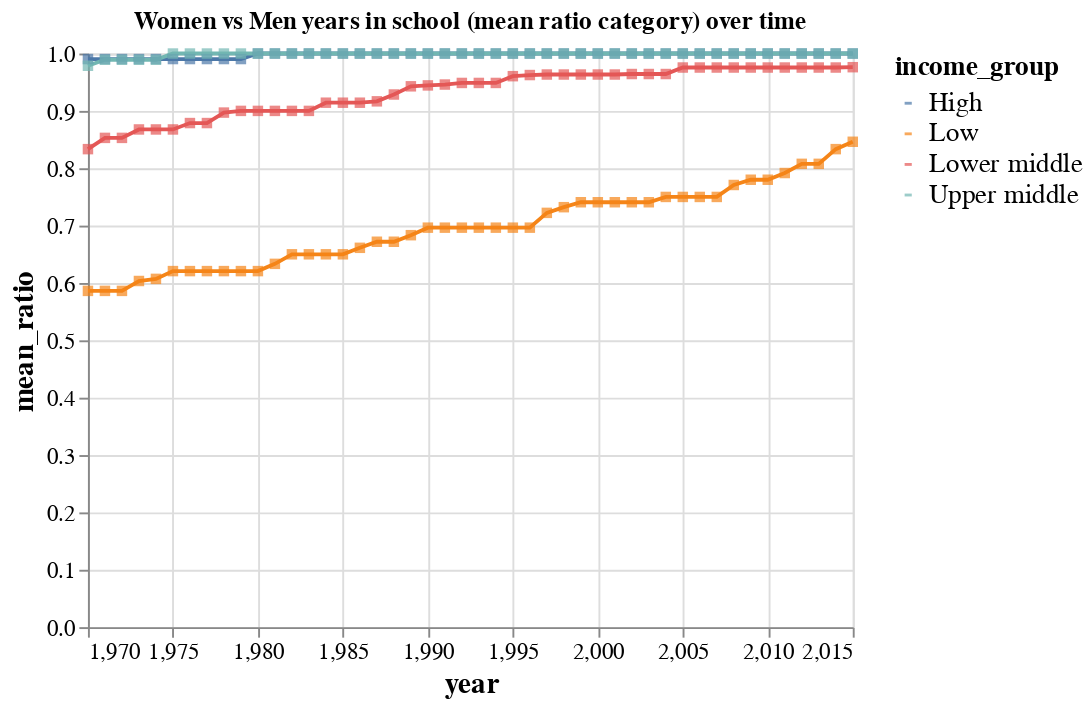

Notebook cell for this chart:
### Markdown cell above
<div class="alert alert-info" style="color:black">

### Question 3.1
rubric={accuracy:2,quality:1,viz:2}

<h4>
Python
</h4>
<ol type="1">
<li>Compute a new column in your dataframe that represents the ratio between the number of years in school for women and men (calculate it so that the value 1 means as many years for both, and 0.5 means half as many for women compared to men).</li>
<li>Filter the dataframe to only contain value from 1970 - 2015, since those are the years where the education data has been recorded. Again you can either create a new variable or perform the filtering as you pass the data to the plotting function.</li>
<li>Create a line plot showing how the ratio of women’s of men’s years in school has changed over time. Group the data by income group and plot the mean for each group.</li>
<li>Use layering to add a square mark for every data point in your line plot (so one per yearly mean in each group).</li>
</ol>

</div>

### Code cell
# YOUR PYTHON ANSWER GOES HERE
# Adding newe column 'ratio' = years in school woman | years in school men (1=many years for both, 0.5=half as many for women compare to men)
ratio_raw = gm["years_in_school_women"] / gm["years_in_school_men"]

gm["ratio"] = np.select(
    [
        ratio_raw.between(0.6, 1.5),   # similar
        ratio_raw.between(0.1, 0.5),    # about half
    ],
    [
        1.0,
        0.5,
    ],
    default=np.nan
)

# Filter/create new data frame to only contain value from 1970-2015 in 'year'
gm_filtered2 = gm[(gm['year'] >= 1970) & (gm['year'] <= 2015)].copy()

# plot ratio of women years in school and men years in school (y) over year (x), Group by income, plot mean for each group
gm_yearly = gm_filtered2.groupby(["year", "income_group"], as_index=False)["ratio"].mean().rename(columns={"ratio": "mean_ratio"})

gm_chartline = alt.Chart(gm_yearly).mark_line().encode(
    x='year',
    y='mean_ratio',
    color='income_group'
).properties(
    title='Women vs Men years in school (mean ratio category) over time'
)

# layering with sqaure mark for every data point in the line plot (one per yearly mean in income group)
gm_chartsquare = alt.Chart(gm_yearly).mark_square().encode(
    x='year',
    y='mean_ratio',
    color='income_group')

gm_chartline + gm_chartsquare

### Figure 1 — Vega specification as saved in the notebook (floating-point values rounded to 4 significant figures; data arrays with more than 128 entries replaced by an {"elided": "..."} marker saying what was removed)
{"$schema": "https://vega.github.io/schema/vega/v5.json", "data": [{"name": "source_0", "values": {"elided": "184 records"}}, {"name": "data_0", "values": {"elided": "184 records"}}, {"name": "source_0_color_domain_income_group_0", "values": [{"income_group": "High"}, {"income_group": "Low"}, {"income_group": "Lower middle"}, {"income_group": "Upper middle"}]}, {"name": "data_0_color_domain_income_group_1", "values": [{"income_group": "High"}, {"income_group": "Low"}, {"income_group": "Lower middle"}, {"income_group": "Upper middle"}]}], "marks": [{"type": "group", "name": "layer_0_pathgroup", "from": {"facet": {"data": "source_0", "name": "faceted_path_layer_0_main", "groupby": ["income_group"]}}, "encode": {"update": {"height": {"field": {"signal": null, "datum": null, "group": "height", "parent": null}}, "width": {"field": {"signal": null, "datum": null, "group": "width", "parent": null}}}}, "marks": [{"type": "line", "name": "layer_0_marks", "from": {"data": "faceted_path_layer_0_main"}, "sort": {"field": "x"}, "encode": {"update": {"stroke": {"field": "income_group", "scale": "color"}, "x": {"field": "year", "scale": "x"}, "y": {"field": "mean_ratio", "scale": "y"}, "defined": {"signal": "isValid(datum[\"year\"]) && isFinite(+datum[\"year\"]) && isValid(datum[\"mean_ratio\"]) && isFinite(+datum[\"mean_ratio\"])"}}}, "style": ["line"]}]}, {"type": "symbol", "name": "layer_1_marks", "from": {"data": "data_0"}, "encode": {"update": {"x": {"field": "year", "scale": "x"}, "y": {"field": "mean_ratio", "scale": "y"}, "shape": {"value": "square"}, "fill": {"field": "income_group", "scale": "color"}, "opacity": {"value": 0.7}}}, "style": ["square"]}], "scales": [{"name": "x", "type": "linear", "domain": {"fields": [{"data": "source_0", "field": "year"}, {"data": "data_0", "field": "year"}]}, "range": [0, {"signal": "width"}], "nice": true, "zero": false}, {"name": "y", "type": "linear", "domain": {"fields": [{"data": "source_0", "field": "mean_ratio"}, {"data": "data_0", "field": "mean_ratio"}]}, "range": [{"signal": "height"}, 0], "zero": true, "nice": true}, {"name": "color", "type": "ordinal", "domain": {"fields": [{"data": "source_0_color_domain_income_group_0", "field": "income_group"}, {"data": "data_0_color_domain_income_group_1", "field": "income_group"}], "sort": true}, "range": "category"}], "axes": [{"scale": "x", "aria": false, "zindex": 0, "grid": true, "labels": false, "ticks": false, "minExtent": 0, "tickCount": {"signal": "ceil(width/40)"}, "gridScale": "y", "maxExtent": 0, "domain": false, "orient": "bottom"}, {"scale": "y", "tickCount": {"signal": "ceil(height/40)"}, "orient": "left", "aria": false, "zindex": 0, "maxExtent": 0, "labels": false, "gridScale": "x", "grid": true, "ticks": false, "domain": false, "minExtent": 0}, {"scale": "x", "labelOverlap": true, "orient": "bottom", "labelFlush": true, "title": "year", "tickCount": {"signal": "ceil(width/40)"}, "grid": false, "zindex": 0}, {"scale": "y", "orient": "left", "labelOverlap": true, "tickCount": {"signal": "ceil(height/40)"}, "zindex": 0, "grid": false, "title": "mean_ratio"}], "title": {"text": "Women vs Men years in school (mean ratio category) over time", "frame": "group"}, "height": 300, "legends": [{"stroke": "color", "symbolType": "stroke", "title": "income_group", "fill": "color", "encode": {"symbols": {"update": {"opacity": {"value": 0.7}}}}}], "width": 400, "config": {"encoding": {"x": {"scale": {"zero": false}}}, "axis": {"titleFontSize": 15, "labelFontSize": 12}, "legend": {"symbolSize": 14, "titleFontSize": 14, "labelFontSize": 14}}, "padding": 5, "style": "cell", "background": "white"}
